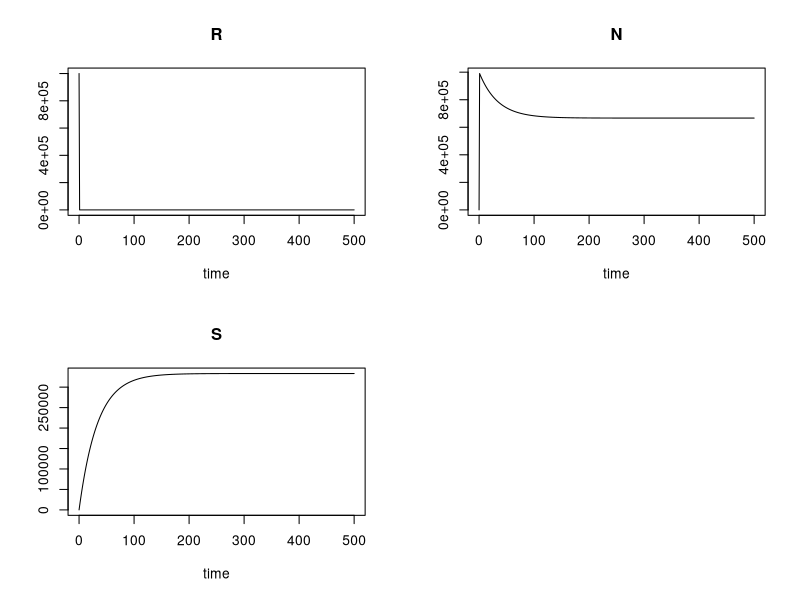
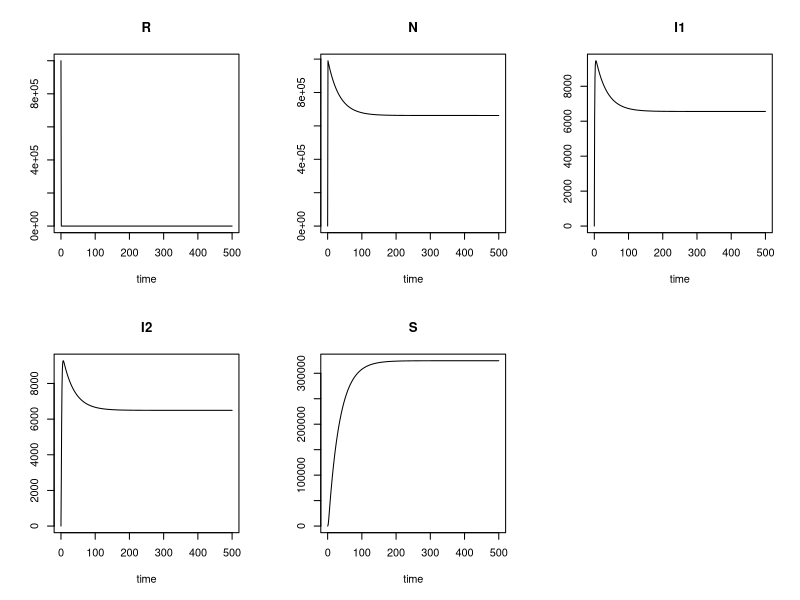
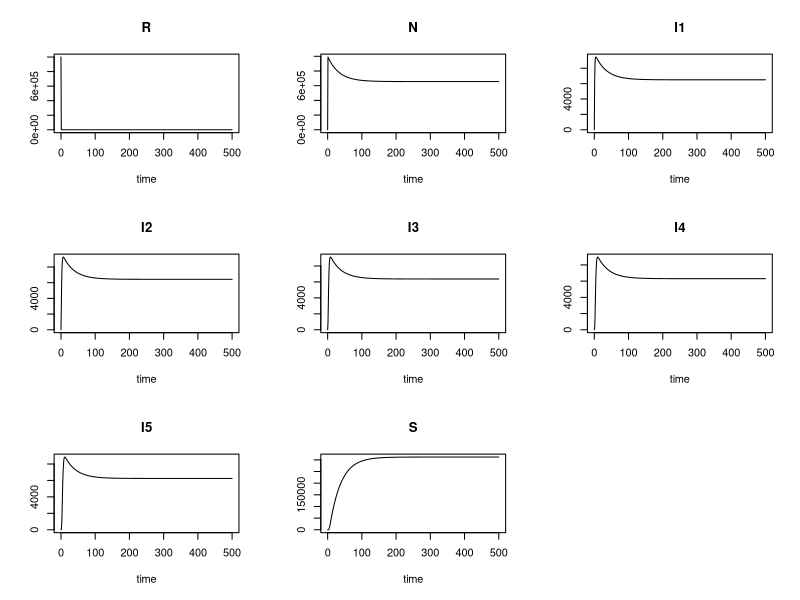
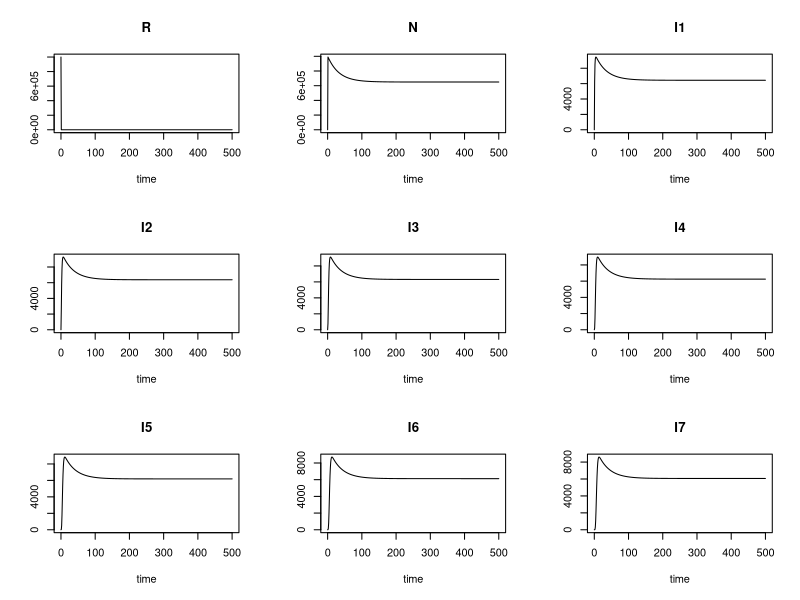
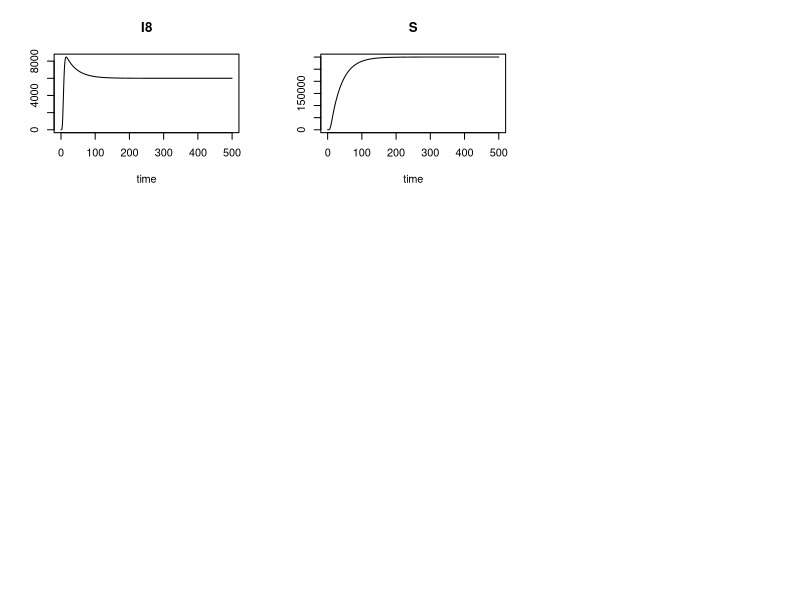
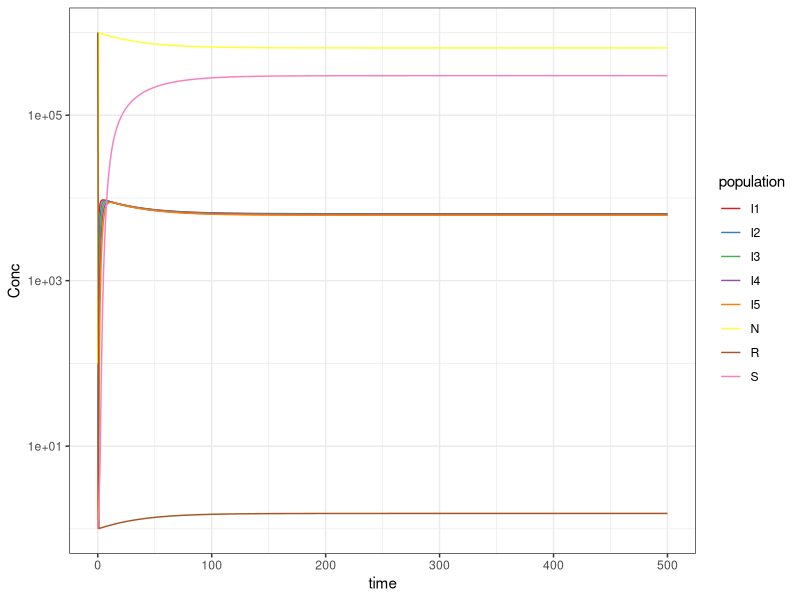
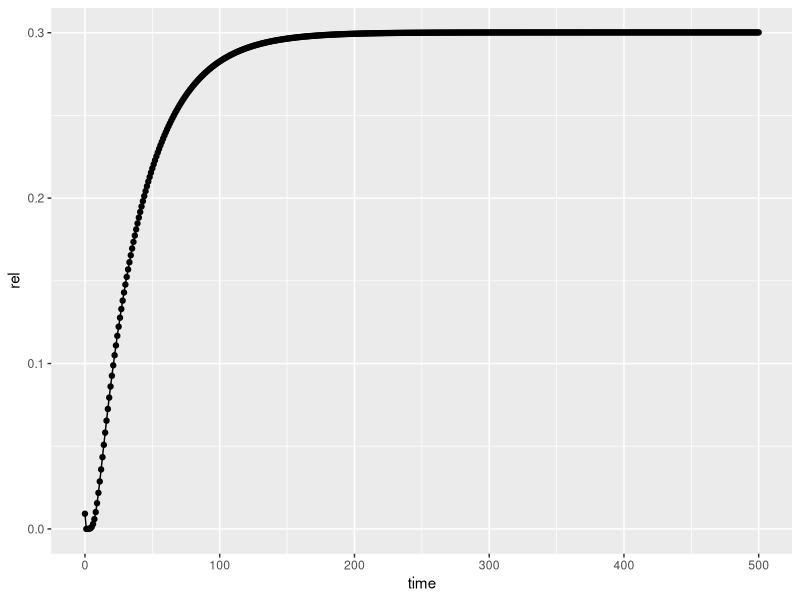
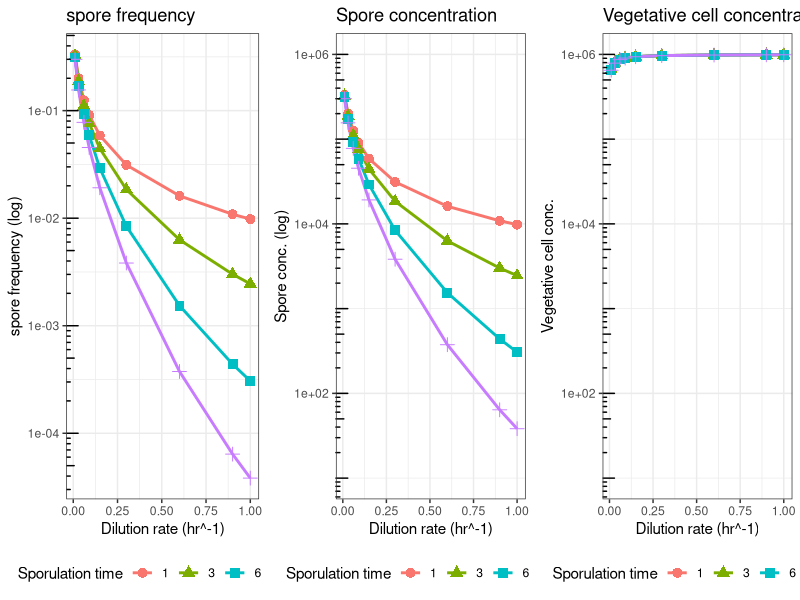

Recreate these plots in R, in order.
# In this code I will model a chemostat in which a sporulating bacteria os grown

#Clear environment
rm(list=ls())
pd=par()
#Load necessary library
library(deSolve)
library(ggplot2)

## Models with multi stage sporulation
#Define system of differential equations for resource and bacteria
chemostat1 <- function(t,current,params){
  with(as.list(c(params,current)), {
    #list the equations for the derivatives of each state variable
    #R is the resource
    dR <- D * (R_in - R) - mu * R * N 
    
    #N are the bacteria 
    dN <- mu * R * N - D * N - prob_spor * N + prob_actv * S
    #S are the spores 
    dS <- prob_spor * N - prob_actv * S - D*S
    
    results <- c(dR, dN, dS)
    return (list(results))
  })
}
chemostat3 <- function(t,current,params){
  with(as.list(c(params,current)), {
    #list the equations for the derivatives of each state variable
    #R is the resource
    dR <- D * (R_in - R) - mu * R * N 
    
    #N are the bacteria 
    dN <- mu * R * N - D * N - prob_spor * N + prob_actv * S
    
    # Sporulation takes 3 time steps. modeled as 3 population maturing through the process
    dI1 <- prob_spor * N - I1 - D*I1
    dI2 <- I1  - I2 - D*I2
    dS <- I2 - prob_actv * S - D*S
    
    results <- c(dR, dN, dI1, dI2, dS)
    return (list(results))
  })
}
chemostat6 <- function(t,current,params){
  with(as.list(c(params,current)), {
    #list the equations for the derivatives of each state variable
    #R is the resource
    dR <- D * (R_in - R) - mu * R * N 
    
    #N are the bacteria 
    dN <- mu * R * N - D * N - prob_spor * N + prob_actv * S
    
    # Sporulation takes 6 time steps. modeled as 6 population maturig through the process
    dI1 <- prob_spor * N - I1 - D*I1
    dI2 <- I1  - I2 - D*I2
    dI3 <- I2 - I3 - D*I3
    dI4 <- I3 - I4 - D*I4
    dI5 <- I4 - I5 - D*I5
    dS <- I5 - prob_actv * S - D*S
    
    results <- c(dR, dN, dI1, dI2,dI3,dI4,dI5, dS)
    return (list(results))
  })
}
chemostat9 <- function(t,current,params){
  with(as.list(c(params,current)), {
    #list the equations for the derivatives of each state variable
    #R is the resource
    dR <- D * (R_in - R) - mu * R * N 
    
    #N are the bacteria 
    dN <- mu * R * N - D * N - prob_spor * N + prob_actv * S
    
    # Sporulation takes 9 time steps. modeled as 9 population maturing through the process
    dI1 <- prob_spor * N - I1 - D*I1
    dI2 <- I1 - I2 - D*I2
    dI3 <- I2 - I3 - D*I3
    dI4 <- I3 - I4 - D*I4
    dI5 <- I4 - I5 - D*I5
    dI6 <- I5 - I6 - D*I6
    dI7 <- I6 - I7 - D*I7
    dI8 <- I7 - I8 - D*I8
    dS  <- I8 - prob_actv * S - D*S
    
    results <- c(dR, dN, dI1, dI2,dI3,dI4,dI5,dI6, dI7, dI8, dS)
    return (list(results))
  })
}


###define parameters
# resource in inflow
R_in <- 1e6
#dilution rate
D <- 0.01
# growth rate
mu <- D
# probaility of sporulation
prob_spor <- 0.01
#probability of reactivation of spores
prob_actv <- 0.01

# all parameters together
params <- c(R_in, D, mu, prob_spor, prob_actv)

#declare initial conditions for state variables
current1 <- c(R = R_in, N = 100, S=1)
current3 <- c(R = R_in, N = 100, I1=1, I2=1,S=1)
current6 <- c(R = R_in, N = 100, I1=1, I2=1,I3=1, I4=1,I5=1,S=1)
current9 <- c(R = R_in, N = 100, I1=1, I2=1,I3=1, I4=1,I5=1,I6=1, I7=1,I8=1,S=1)

#define the time to run model
t <- seq (0, 500, by=1)

#solve the model and save the output
out <- lsoda(current1, t, chemostat1, params)
plot (out)
out <- lsoda(current3, t, chemostat3, params)
plot (out)
out <- lsoda(current6, t, chemostat6, params)
plot (out)
out <- lsoda(current9, t, chemostat9, params)
plot (out)


library(tidyr)
out.l <- gather(as.data.frame(out), key='population', value='Conc', c("R","N","I1","I2","I3","I4","I5","S"))
# ggplot(out.l[out.l$population!='R',], aes(x=time, y=Conc))+
ggplot(out.l, aes(x=time, y=Conc))+
  geom_line(aes(color=population))+
  scale_y_log10()+
  theme_bw()+
  scale_colour_brewer(palette='Set1')

rel <- as.data.frame(out)
rel$all <- apply(X = rel[,3:ncol(rel)],MARGIN = 1,FUN = sum)
rel$rel <- rel$S/rel$all
qplot(data=rel, x=time, y=rel)+geom_line()


#####
# spore ratio
###define parameters
# resource in inflow
R_in <- 1e6

# growth rate
mu <- D
# probaility of sporulation
prob_spor <- 0.01
#probability of reactivation of spores
prob_actv <- 0.01

#declare initial conditions for state variables
current0 <- c(R = R_in, N = 100, Sp1=1, Sp2=1,Sp3=1, Sp4=1,Sp5=1,S=1)

#define the time to run model
t <- seq (0, 500, by=1)


d.rates <- data.frame(dilution=rep(c(0.01,0.03,0.06,0.09,0.15,0.3,0.6,0.9,1),4), 
                      spo.time= as.numeric(rep(c(1,3,6,9),each=9)),ratio=NA, N=NA, S=NA)

for (i in 1:nrow(d.rates)){
  #dilution rate
  D <- d.rates$dilution[i]
  mu <- D
  # all parameters together
  params <- c(R_in, D, mu, prob_spor, prob_actv)
  t.spo <- d.rates$spo.time[i]
  if (t.spo==1){
    current1 <- c(R = R_in, N = 100, S=1)
    out <- lsoda(current1, t, chemostat1, params)
  
    } else if (t.spo==3){
    current3 <- c(R = R_in, N = 100, I1=1, I2=1,S=1)
    out <- lsoda(current3, t, chemostat3, params)
  
    } else if (t.spo==6){
    current6 <- c(R = R_in, N = 100, I1=1, I2=1,I3=1, I4=1,I5=1,S=1)
    out <- lsoda(current6, t, chemostat6, params)
  
    } else if (t.spo==9){
    current9 <- c(R = R_in, N = 100, I1=1, I2=1,I3=1, I4=1,I5=1,I6=1, I7=1,I8=1,S=1)
    out <- lsoda(current9, t, chemostat9, params)
  
    }

  rel <- as.data.frame(out)
  rel$all <- apply(X = rel[,3:ncol(rel)],MARGIN = 1,FUN = sum)
  rel$rel <- rel$S/rel$all
  d.rates$ratio[i] <- rel$rel[nrow(rel)]
  d.rates$N[i] <- rel$N[nrow(rel)]
  d.rates$S[i] <- rel$S[nrow(rel)]
}
p1 <- 
  ggplot(d.rates, aes(x=dilution, y=ratio))+
    geom_line(aes(color=as.factor(spo.time)),size=1)+
    geom_point(aes(shape=as.factor(spo.time),color=as.factor(spo.time)),size=3)+
    scale_color_discrete(name="Sporulation time")+
    scale_shape_discrete(name="Sporulation time")+
    scale_y_log10(breaks=c(1e-1,1e-2,1e-3,1e-4))+
    ylab("spore frequency (log)")+
    xlab("Dilution rate (hr^-1)")+ theme_bw()+
    theme(legend.position = "bottom")+
    annotation_logticks(sides = 'l')+
    ggtitle("spore frequency")

p2 <- 
  ggplot(d.rates, aes(x=dilution, y=S))+
    geom_line(aes(color=as.factor(spo.time)),size=1)+
    geom_point(aes(shape=as.factor(spo.time),color=as.factor(spo.time)),size=3)+
    scale_color_discrete(name="Sporulation time")+
    scale_shape_discrete(name="Sporulation time")+
    scale_y_log10(limits=c(1e1,1e6))+
    ylab("Spore conc. (log)")+
    xlab("Dilution rate (hr^-1)")+ theme_bw()+
    theme(legend.position = "bottom")+
    annotation_logticks(sides = 'l')+
    ggtitle("Spore concentration")
p3 <- 
  ggplot(d.rates, aes(x=dilution, y=N))+
    geom_line(aes(color=as.factor(spo.time)),size=1)+
    geom_point(aes(shape=as.factor(spo.time),color=as.factor(spo.time)),size=3)+
    scale_color_discrete(name="Sporulation time")+
    scale_shape_discrete(name="Sporulation time")+
    scale_y_log10(limits=c(1e1,1e6))+ 
    ylab("Vegetative cell conc.")+
    xlab("Dilution rate (hr^-1)")+ theme_bw()+
    theme(legend.position = "bottom")+
    annotation_logticks(sides = 'l')+
    ggtitle("Vegetative cell concentration")

library(gridExtra)
grid.arrange(p1,p2,p3,nrow=1)
